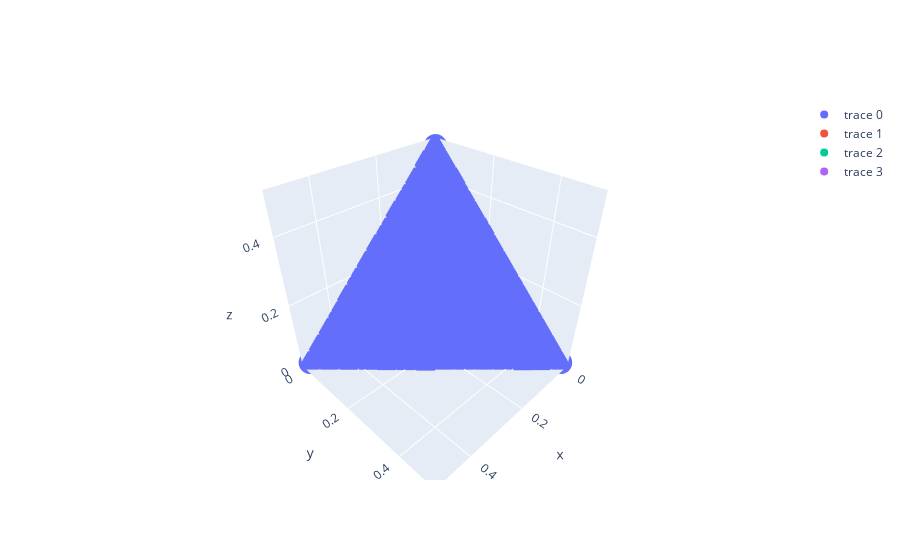

Source (notebook cell):
### Code cell
x = objective_values[:,0]
y = objective_values[:,1]
z = objective_values[:,2]

x2 = obj[:,0]
y2 = obj[:,1]
z2 = obj[:,2]

x3 = obj_2[:,0]
y3 = obj_2[:,1]
z3 = obj_2[:,2]

trace1 = go.Scatter3d(x=x, y=y, z=z, mode="markers",)
trace2 = go.Scatter3d(x=x2, y=y2, z=z2, mode="markers")
trace3 = go.Scatter3d(x=x3, y=y3, z=z3, mode="markers")
trace4 = go.Scatter3d(x=[response[0]], y=[response[1]], z=[response[2]], mode="markers")
fig = go.Figure(data = [trace1, trace2, trace3, trace4])
fig.show()
